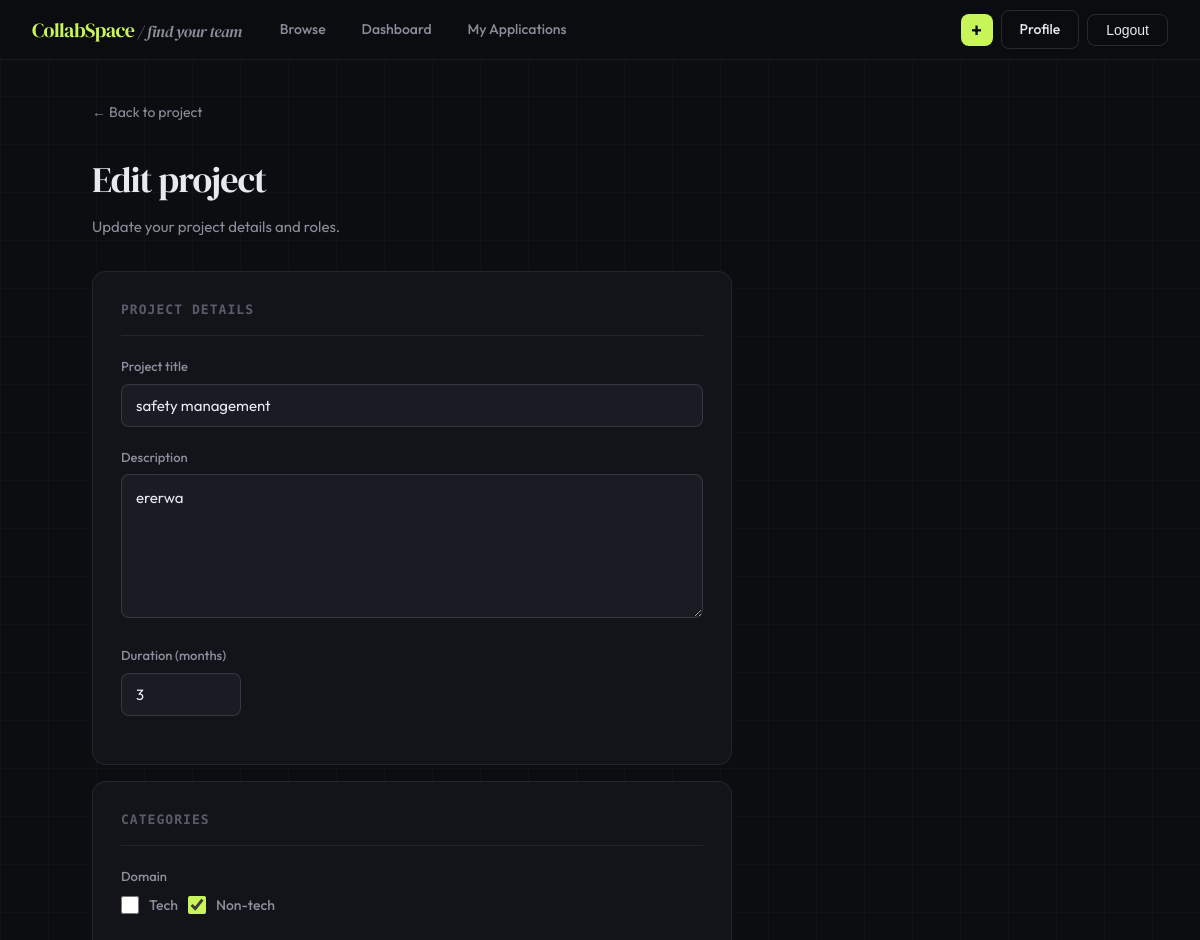
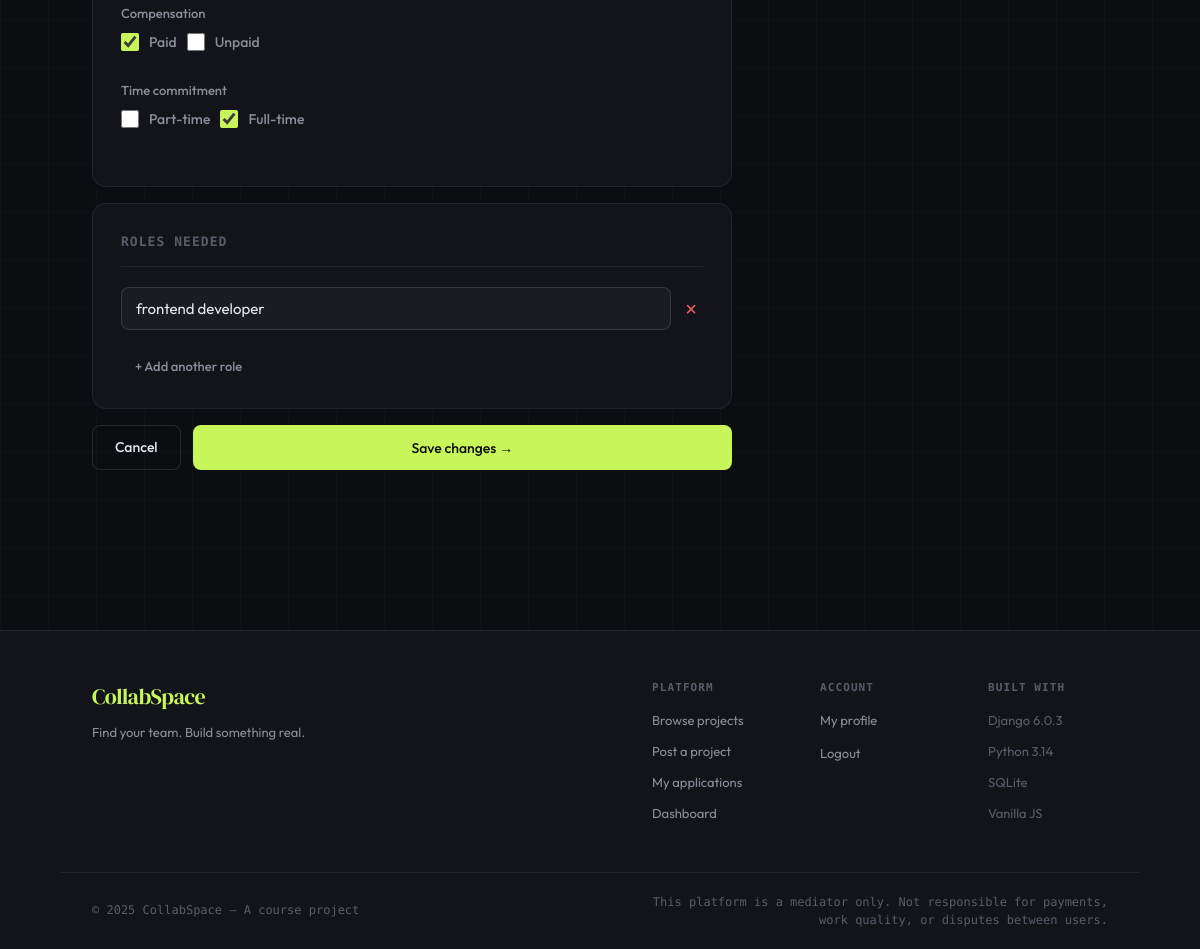
/project/5/edit/ (signed in), run on the app's committed database (2 pictures, top to bottom).
### projects/models.py (models this page shows, shortened)
class Project(models.Model):
    creator = models.ForeignKey(User, on_delete=models.CASCADE, related_name='projects')
    title = models.CharField(max_length=200)
    description = models.TextField()
    duration = models.PositiveIntegerField(help_text="Duration in months")
    is_tech = models.BooleanField(default=False)
    is_non_tech = models.BooleanField(default=False)
    is_paid = models.BooleanField(default=False)
    is_unpaid = models.BooleanField(default=False)
    is_part_time = models.BooleanField(default=False)
    is_full_time = models.BooleanField(default=False)
    created_at = models.DateTimeField(auto_now_add=True)
    updated_at = models.DateTimeField(auto_now=True)

class Role(models.Model):
    project = models.ForeignKey(Project, on_delete=models.CASCADE, related_name='roles')
    role_name = models.CharField(max_length=100)
    is_filled = models.BooleanField(default=False)

### projects/views.py (the view)
# urls.py: path('project/<int:pk>/edit/', views.edit_project, name='edit_project'),
@login_required
def edit_project(request, pk):
    project = get_object_or_404(Project, pk=pk, creator=request.user)
    if request.method == 'POST':
        form = ProjectForm(request.POST, instance=project)
        if form.is_valid():
            form.save()
            project.roles.all().delete()
            role_names = request.POST.getlist('role_names')
            for role_name in role_names:
                if role_name.strip():
                    Role.objects.create(project=project, role_name=role_name.strip())
            messages.success(request, 'Project updated.')
            return redirect('project_detail', pk=project.pk)
        else:
            print("FORM ERRORS:", form.errors)
    else:
        form = ProjectForm(instance=project)
    existing_roles = project.roles.all()
    return render(request, 'projects/edit.html', {
        'form': form,
        'project': project,
        'existing_roles': existing_roles,
    })

### projects/forms.py
class ProjectForm(forms.ModelForm):
    class Meta:
        model = Project
        fields = [
            'title', 'description', 'duration',
            'is_tech', 'is_non_tech',
            'is_paid', 'is_unpaid',
            'is_part_time', 'is_full_time',
        ]
        widgets = {
            'description': forms.Textarea(attrs={'rows': 5}),
        }

### templates/projects/edit.html (shortened to what this page needs)
{% extends 'base.html' %}
{% block content %}
<div class="create-wrap">
  <div class="container">
    <a class="detail-back" href="{% url 'project_detail' project.pk %}">← Back to project</a>
    <div class="create-header">
      <div class="create-title">Edit project</div>
      <div class="create-sub">Update your project details and roles.</div>
    </div>
    <form method="post" style="max-width:640px">
      <div class="form-card" style="margin-bottom:16px">
        <h3>Project details</h3>
        <div class="form-group">
          <label>Project title</label>
          <input type="text" name="title" value="{{ project.title }}" required>
        </div>
        <div class="form-group">
          <label>Description</label>
          <textarea name="description" rows="5" required>{{ project.description }}</textarea>
        </div>
        <div class="form-group">
          <label>Duration (months)</label>
          <input type="number" name="duration" value="{{ project.duration }}" style="max-width:120px">
        </div>
      </div>
      <div class="form-card" style="margin-bottom:16px">
        <h3>Categories</h3>
        <div class="form-group">
          <label>Domain</label>
          <div style="display:flex;gap:10px;flex-wrap:wrap">
            <label class="checkbox-row"><input type="checkbox" name="is_tech" {% if project.is_tech %}checked{% endif %}><span>Tech</span></label>
            <label class="checkbox-row"><input type="checkbox" name="is_non_tech" {% if project.is_non_tech %}checked{% endif %}><span>Non-tech</span></label>
          </div>
        </div>
        <div class="form-group">
          <label>Compensation</label>
          <div style="display:flex;gap:10px;flex-wrap:wrap">
            <label class="checkbox-row"><input type="checkbox" name="is_paid" {% if project.is_paid %}checked{% endif %}><span>Paid</span></label>
            <label class="checkbox-row"><input type="checkbox" name="is_unpaid" {% if project.is_unpaid %}checked{% endif %}><span>Unpaid</span></label>
          </div>
        </div>
        <div class="form-group">
          <label>Time commitment</label>
          <div style="display:flex;gap:10px;flex-wrap:wrap">
            <label class="checkbox-row"><input type="checkbox" name="is_part_time" {% if project.is_part_time %}checked{% endif %}><span>Part-time</span></label>
            <label class="checkbox-row"><input type="checkbox" name="is_full_time" {% if project.is_full_time %}checked{% endif %}><span>Full-time</span></label>
          </div>
        </div>
      </div>
      <div class="form-card" style="margin-bottom:16px">
        <h3>Roles needed</h3>
        <div id="roles-container">
          {% for role in existing_roles %}
            <div class="role-input-row">
              <input type="text" name="role_names" value="{{ role.role_name }}" required>
              <button type="button" class="remove-role" onclick="this.parentElement.remove()">×</button>
            </div>
          {% empty %}
            <div class="role-input-row">
              <input type="text" name="role_names" placeholder="e.g. Frontend Developer" required>
            </div>
          {% endfor %}
        </div>
        <button type="button" class="btn btn-ghost btn-sm" style="margin-top:12px" onclick="addRole()">+ Add another role</button>
      </div>
      <div style="display:flex;gap:12px">
        <a class="btn btn-outline" href="{% url 'project_detail' project.pk %}">Cancel</a>
        <button class="btn btn-primary" style="flex:1" type="submit">Save changes →</button>
      </div>
    </form>
  </div>
</div>
{% endblock %}

### static/css/main.css (style rules this page uses)
*, *::before, *::after { box-sizing: border-box; margin: 0; padding: 0; }
:root { --bg: #0c0d10; --surface: #13141a; --surface2: #1a1c24; --border: rgba(255,255,255,0.07); --border2: rgba(255,255,255,0.12); --text: #e8e9f0; --text2: #8b8d9a; --text3: #5a5c6a; --accent: #c8f55a; --accent2: #a8d844; --accent-dim: rgba(200,245,90,0.12); --accent-glow: rgba(200,245,90,0.08); --red: #ff5f5f; --blue: #5f9fff; --purple: #b87eff; --orange: #ff9f5f; --radius: 14px; --radius-sm: 8px; --radius-lg: 20px; --shadow: 0 4px 24px rgba(0,0,0,0.4); --transition: 0.2s cubic-bezier(0.4,0,0.2,1); }
html { scroll-behavior: smooth; }
body { font-family: 'Outfit', sans-serif; background: var(--bg); color: var(--text); min-height: 100vh; overflow-x: hidden; font-size: 15px; line-height: 1.6; }
body::before { content: ''; position: fixed; inset: 0; z-index: 0; background-image: linear-gradient(rgba(255,255,255,0.025) 1px, transparent 1px), linear-gradient(90deg, rgba(255,255,255,0.025) 1px, transparent 1px); background-size: 48px 48px; pointer-events: none; }
.container { max-width: 1080px; margin: 0 auto; padding: 0 32px; }
.form-group { margin-bottom: 20px; }
label { display: block; margin-bottom: 7px; font-size: 13px; font-weight: 500; color: var(--text2); }
input[type=text], input[type=email], input[type=password], input[type=tel], input[type=number], input[type=file], textarea, select { width: 100%; background: var(--surface2); border: 1px solid var(--border2); border-radius: var(--radius-sm); color: var(--text); font-family: 'Outfit', sans-serif; font-size: 15px; padding: 11px 14px; transition: var(--transition); outline: none; }
textarea { resize: vertical; min-height: 100px; line-height: 1.6; }
.checkbox-row { display: flex; align-items: center; gap: 10px; cursor: pointer; }
.checkbox-row input[type=checkbox] { width: 18px; height: 18px; flex-shrink: 0; accent-color: var(--accent); cursor: pointer; }
.checkbox-row span { font-size: 14px; color: var(--text2); }
.btn { display: inline-flex; align-items: center; justify-content: center; gap: 8px; padding: 10px 22px; border-radius: var(--radius-sm); font-family: 'Outfit', sans-serif; font-size: 14px; font-weight: 500; cursor: pointer; transition: var(--transition); border: none; text-decoration: none; }
.btn-primary { background: var(--accent); color: #0c0d10; }
.btn-outline { background: transparent; color: var(--text); border: 1px solid var(--border2); }
.btn-ghost { background: transparent; color: var(--text2); padding: 8px 14px; }
.btn-sm { padding: 6px 14px; font-size: 13px; }
.detail-back { display: inline-flex; align-items: center; gap: 6px; color: var(--text2); font-size: 14px; cursor: pointer; margin-bottom: 28px; transition: var(--transition); text-decoration: none; }
.create-wrap { padding: 40px 0 80px; }
.create-title { font-family: 'DM Serif Display', serif; font-size: 36px; letter-spacing: -1px; margin-bottom: 6px; }
.create-sub { color: var(--text2); font-size: 15px; margin-bottom: 32px; }
.form-card { background: var(--surface); border: 1px solid var(--border); border-radius: var(--radius); padding: 28px; }
.form-card h3 { font-size: 13px; text-transform: uppercase; letter-spacing: 0.08em; color: var(--text3); font-family: 'DM Mono', monospace; margin-bottom: 20px; padding-bottom: 14px; border-bottom: 1px solid var(--border); }

### templates/projects/edit.html (style rules this page uses)
.role-input-row { display:flex; gap:8px; align-items:center; margin-bottom:10px; }
.role-input-row input { flex:1; }
.remove-role { background:none; border:none; color:var(--red); font-size:20px; cursor:pointer; padding:0 6px; flex-shrink:0; line-height:1; }

### data on the page
Project: title "safety management", description "ererwa", duration "3", is_non_tech "☑", is_paid "☑", is_full_time "☑"
Role: role_names "frontend developer"
